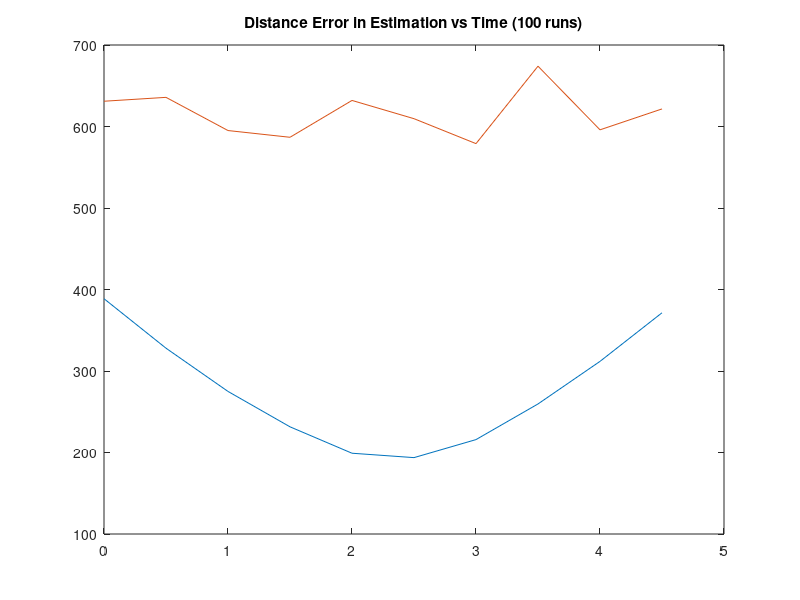

The MATLAB source for this figure:
% EC 3310 Computer Assignment #2 Part2
% Alessio Grompone 01/24/2013
% Target Motion with 1 sensors and Weighted Least Squares Algorithm

%DATA
nloops=100;

delta=0.5;    %sample time
nsamples=10; %number of samples

S1p=[0;0];      %Sensor 1 position
sigma1r=100;   %standard deviation sensor 1 range
sigma1b=3*pi/180;   %standard deviation sensor 1 bearing
S1v=diag([sigma1r^2;sigma1b^2]);  %covariance
S1=[sigma1r;sigma1b];


ht=135*pi/180; %Target Attitude (from degrees to radians) 
st=360*2000/3600;   %Target Speed (from knots to yards/sec)
%Inital Conditions
xo=10000;
yo=10000;
Vxo=st*sin(ht);
Vyo=st*cos(ht);
%State Vector
xi=[xo;Vxo;yo;Vyo];

%Transition Matrix
F=[1,delta,0,0;0,1,0,0;0,0,1,delta;0,0,0,1];

%Measurement Matrix
H=[1,0,0,0;
    0,0,1,0];

for kk=1:nloops,
%initialize Matixes
zout=[];   %measurements output
posout=[]; %true target position
error=[];  %distance errors
polar=[];
xe=[];
S1vc=[];
x=xi;
y=[];
zpolar=[];

for ii=1:nsamples,
    
    ztrue=H*x;
    posout=[posout,ztrue];
    
    %% SENSOR 1
   
    range=sqrt((ztrue-S1p)'*(ztrue-S1p));
    bearing=atan2(ztrue(2)-S1p(2),ztrue(1)-S1p(1));
    polar=[range;bearing];    
    rrr=randn(size(S1));
    zpol=polar+rrr.*S1;%has measurements adding random error
    xx=zpol(1)*cos(zpol(2));
    yy=zpol(1)*sin(zpol(2));
    cartesian=[xx;yy]+S1p;  %cartesian coordinates
    
    %collects the real position values in one matrix
    zpolar=[zpolar,zpol];
    zout=[zout,cartesian];  %collects the measurement values in one matrix
    ztilde=ztrue-(cartesian); %error between real position and measured position
    error=[error,sqrt(ztilde'*ztilde)];%collects error values
   
    x=F*x;
 
%Estimating covarinace in cartesian
   Fx=[cos(zpol(2)), -zpol(1)*sin(zpol(2));
       sin(zpol(2)), zpol(1)*cos(zpol(2))];
   
       S1vcv=Fx*S1v*Fx';
       
       y=[y;cartesian];


end
 %State vector estimate
    %(Forward Projection Method)
   
   K=F;
   M=[H;H*K;H*K^2;H*K^3;H*K^4;H*K^5;H*K^6;H*K^7;H*K^8;H*K^9];

   W=inv([S1vcv,zeros(2),zeros(2),zeros(2),zeros(2),zeros(2),zeros(2),zeros(2),zeros(2),zeros(2);
   zeros(2),S1vcv,zeros(2),zeros(2),zeros(2),zeros(2),zeros(2),zeros(2),zeros(2),zeros(2);
   zeros(2),zeros(2),S1vcv,zeros(2),zeros(2),zeros(2),zeros(2),zeros(2),zeros(2),zeros(2);
   zeros(2),zeros(2),zeros(2),S1vcv,zeros(2),zeros(2),zeros(2),zeros(2),zeros(2),zeros(2);
   zeros(2),zeros(2),zeros(2),zeros(2),S1vcv,zeros(2),zeros(2),zeros(2),zeros(2),zeros(2);
   zeros(2),zeros(2),zeros(2),zeros(2),zeros(2),S1vcv,zeros(2),zeros(2),zeros(2),zeros(2);
   zeros(2),zeros(2),zeros(2),zeros(2),zeros(2),zeros(2),S1vcv,zeros(2),zeros(2),zeros(2);
   zeros(2),zeros(2),zeros(2),zeros(2),zeros(2),zeros(2),zeros(2),S1vcv,zeros(2),zeros(2);
   zeros(2),zeros(2),zeros(2),zeros(2),zeros(2),zeros(2),zeros(2),zeros(2),S1vcv,zeros(2);
   zeros(2),zeros(2),zeros(2),zeros(2),zeros(2),zeros(2),zeros(2),zeros(2),zeros(2),S1vcv]);
    
  
    xe1=inv(M'*W*M)*M'*W*y; 
    xe2=K*xe1;
    xe3=K*K*xe1;
    xe4=K*K*K*xe1;
    xe5=K*K*K*K*xe1;
    xe6=K*K*K*K*K*xe1;
    xe7=K*K*K*K*K*K*xe1;
    xe8=K*K*K*K*K*K*K*xe1;
    xe9=K*K*K*K*K*K*K*K*xe1; 
    xe10=K*K*K*K*K*K*K*K*K*xe1;
    
    Xe=[xe1,xe2,xe3,xe4,xe5,xe6,xe7,xe8,xe9,xe10];
  Pe=H*Xe; 


Pe=reshape(Pe,size(posout)); 

Pmerror=[];

Perror=posout-Pe; 

    
for zi=1:(nsamples),
    
Pmerror=[Pmerror,sqrt(Perror(:,zi)'*Perror(:,zi))];

end   
   
if kk==1
    merror=error;
    zoutmean=zout;
    xmean=Pe;
    Pmean=Pmerror;
    x45=xe10;    
else
    merror=merror+error;
    zoutmean=zoutmean+zout; 
    xmean=xmean+Pe;
    Pmean=Pmean+Pmerror;
    x45=x45+xe10; 
end
end

merror=merror/nloops;
zoutmean=zoutmean/nloops;
xmean=xmean/nloops;
Pmean=Pmean/nloops;
x45=x45/nloops


%plot1 Target motion with mean noise measurements
plot(posout(1,:),posout(2,:),'-',zoutmean(1,:),zoutmean(2,:),'-');
title('Target Motion and Mean Measurement Trajectory');
% title('Target Motion and Mean Measurement Trajectory');
pause;

%plot1 Target motion with mean state vector estimations
plot(posout(1,:),posout(2,:),'-',xmean(1,:),xmean(2,:),'-');
title('Target Motion and Least Square Estimates');
% title('Target Motion and Mean Measurement Trajectory');
pause;

% %Distance errors between Target and measurements
time=[1:max(size(Pmean))]*delta-delta;
plot(time,Pmean,'-');
hold
plot(time,merror,'-');
title('Distance Error in Estimation vs Time (100 runs)');
pause;

